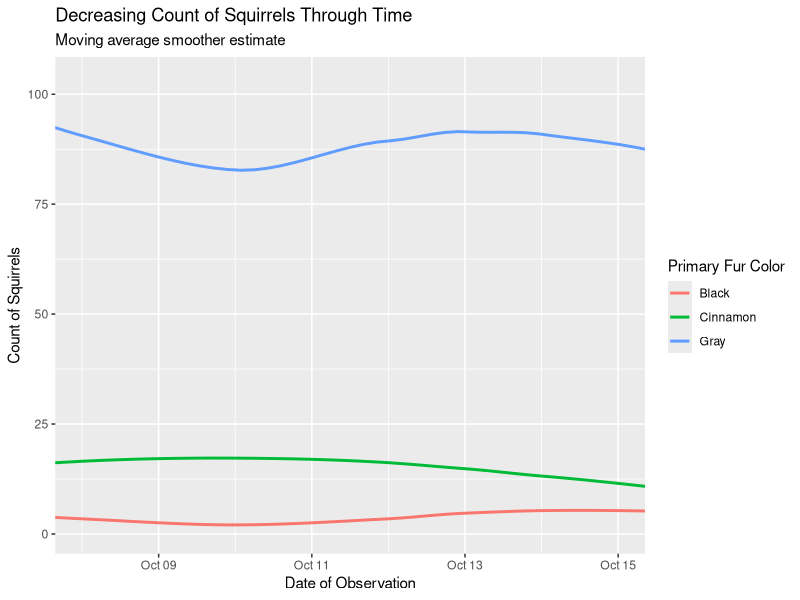

Source code (R):
library(tidyverse)
library(ggplot2)
library(patchwork)

squirrel_subset <- readr::read_csv('squirrels_subset.csv')

squirrel_subset_by_color <- squirrel_subset %>%  
  mutate(date_f = as.Date.character(date, format = '%m%d%Y')) %>% 
  group_by(date_f, primary_fur_color) %>%  
  summarise(count_of_squirrels = n())

squirrel_subset_by_color %>%  
  ggplot() + 
  aes(x = date_f, y = count_of_squirrels, color = primary_fur_color) + 
  stat_smooth(se = FALSE) + 
  labs(
    title = 'Decreasing Count of Squirrels Through Time', 
    subtitle = 'Moving average smoother estimate', 
    x = 'Date of Observation', 
    y = 'Count of Squirrels', 
    color = 'Primary Fur Color'
  ) + 
  coord_cartesian(
    xlim = c(as.Date.character('2018-10-08'),
             as.Date.character('2018-10-15')))